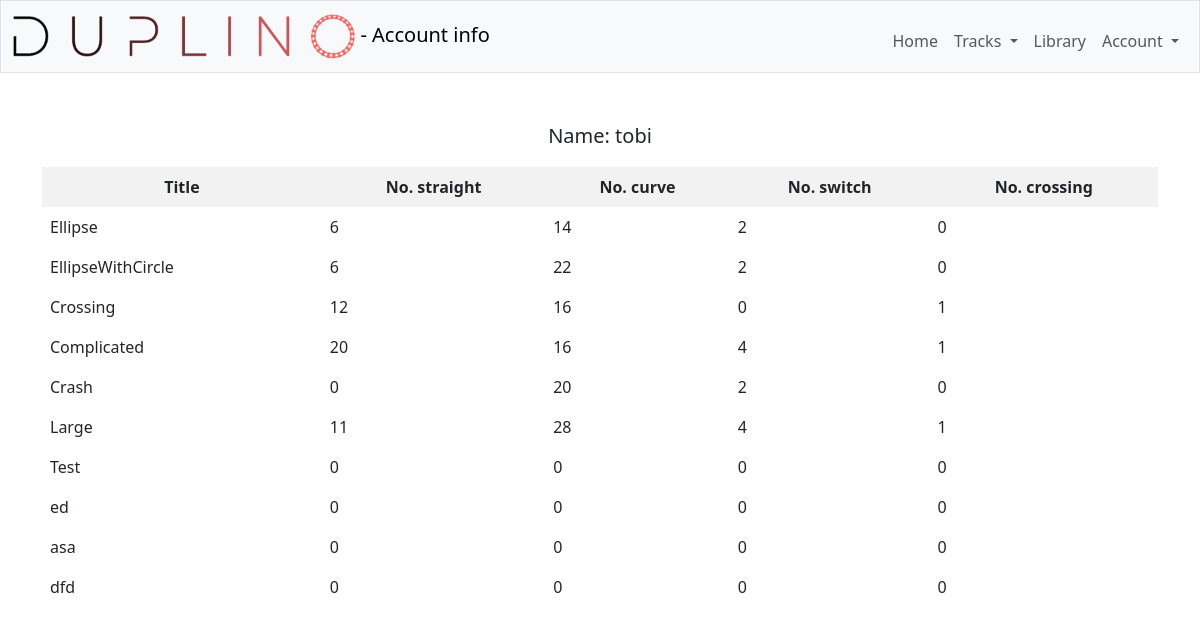
Screenshot of /user_info (signed in) with the database file from the repository.
### tables this page shows
CREATE TABLE users (id integer primary key autoincrement, name text not null, hash text not null,
straight integer, curve integer, switch integer, crossing integer);

CREATE TABLE tracks (id INTEGER PRIMARY KEY AUTOINCREMENT, user_id INTEGER NOT NULL, title TEXT NOT NULL,
 CONSTRAINT fk_users FOREIGN KEY (user_id) REFERENCES users(id) ON DELETE CASCADE);

### app.py (the view)
@app.route("/user_info")
def user_info():
    name = users_read_by_id(id = session['user_id'])[0]['name']
    tracks = tracks_read(user_id = session['user_id'])
    track_info = []
    for t in tracks:
        pieces = [ i['piece'] for i in pieces_read(track_id = t['id'])]
        dct = {p:sum(1 for i in pieces if i == p) for p in PIECE_TYPES}
        dct['title'] = t['title']
        track_info.append(dct)
    return render_template("user_info.html", name = name, track_info = track_info)

### helpers.py (called while the page is built)
def sql(cmd):
    if DEBUG:
        print(cmd)
    result = db.session.execute(text(cmd))
    if any(i in cmd for i in ['insert', 'update', 'delete', 'PRAGMA']):
        db.session.commit()
    if 'select' in cmd:
        result = [dict(row._mapping) for row in result]
        if DEBUG:
            print('---')
            print('sql result:')
            print(result)
            print('---')
        return result

### sql_layouts.py (called while the page is built)
def pieces_read(track_id):
    cmd = f"select piece from pieces where track_id = '{track_id}' order by idx"
    return sql(cmd)

### sql_tracks.py (called while the page is built)
def tracks_read(user_id):
    cmd = f"select id, title from tracks where user_id = '{user_id}'"
    return sql(cmd)

### sql_users.py (called while the page is built)
def users_read_by_id(id):
    cmd = f"select id, name from users where id = '{id}'"
    return sql(cmd)

### templates/user_info.html
{% extends "layout.html" %}
{% block title %}
    Account info
{% endblock %}
{% block main %}
<p style = "font-size:20px">
Name: {{ name }}
</p>
<table>
    <tr>
        <th>Title</th>
        <th>No. straight</th>
        <th>No. curve</th>
        <th>No. switch</th>
        <th>No. crossing</th>
    </tr>
{% for row in track_info %}
<tr>
  <td>{{ row['title'] }}</td>
  <td>{{ row['straight'] }}</td>
  <td>{{ row['curve'] }}</td>
  <td>{{ row['switch'] }}</td>
  <td>{{ row['crossing'] }}</td>
</tr>
{% endfor %}
</table>
{% endblock %}

### templates/layout.html (shortened to what this page needs)
<!DOCTYPE html>
<html lang="en">
    <head>
        <link href="https://cdn.jsdelivr.net/npm/bootstrap@5.3.3/dist/css/bootstrap.min.css" rel="stylesheet">
    </head>
    <body>
        <nav class="bg-light border navbar navbar-expand-md navbar-light">
            <div class="container-fluid">
                <a class="navbar-brand" href="/">
                    <img src="static/logo.png" alt="main" style="width: 40%;"/>
                     - {% block title %}{% endblock %}</a>
                <div class="collapse navbar-collapse" id="navbar">
                    {% if session["user_id"] %}
                        <ul class="navbar-nav me-auto mt-2">
                            <li class="nav-item"><a class="nav-link" href="/">Home</a></li>
                            <li class="nav-item dropdown">
                                <a class="nav-link dropdown-toggle" href="#" id="trackDropdown" role="button" data-bs-toggle="dropdown" aria-haspopup="true" aria-expanded="false">
                                  Tracks
                                </a>
                              </li>
                              <li class="nav-item"><a class="nav-link" href="/library_set">Library</a></li>
                            <li class="nav-item dropdown">
                                <a class="nav-link dropdown-toggle" href="#" id="trackDropdown" role="button" data-bs-toggle="dropdown" aria-haspopup="true" aria-expanded="false">
                                  Account
                                </a>
                              </li>
                        </ul>
                    {% else %}
                        <ul class="navbar-nav me-auto mt-2">
                            <li class="nav-item"><a class="nav-link" href="/user_register">Register</a></li>
                            <li class="nav-item"><a class="nav-link" href="/user_login">Log In</a></li>
                        </ul>
                    {% endif %}
                </div>
            </div>
        </nav>
        <main class="container py-5 text-center">
            {% block main %}{% endblock %}
        </main>
    </body>
</html>

### templates/layout.html (style rules this page uses)
table { width: 100%; border-collapse: collapse; }
th, td { border: 1px solid black; padding: 8px; text-align: left; }
th { background-color: #f2f2f2; }

### rows the page displays
users: name "tobi"
tracks: title "Ellipse", straight "6", curve "14", switch "2", crossing "0"
tracks: title "EllipseWithCircle", straight "6", curve "22", switch "2", crossing "0"
tracks: title "Crossing", straight "12", curve "16", switch "0", crossing "1"
tracks: title "Complicated", straight "20", curve "16", switch "4", crossing "1"
tracks: title "Crash", straight "0", curve "20", switch "2", crossing "0"
tracks: title "Large", straight "11", curve "28", switch "4", crossing "1"
tracks: title "Test", straight "0", curve "0", switch "0", crossing "0"
tracks: title "ed", straight "0", curve "0", switch "0", crossing "0"
tracks: title "asa", straight "0", curve "0", switch "0", crossing "0"
tracks: title "dfd", straight "0", curve "0", switch "0", crossing "0"
